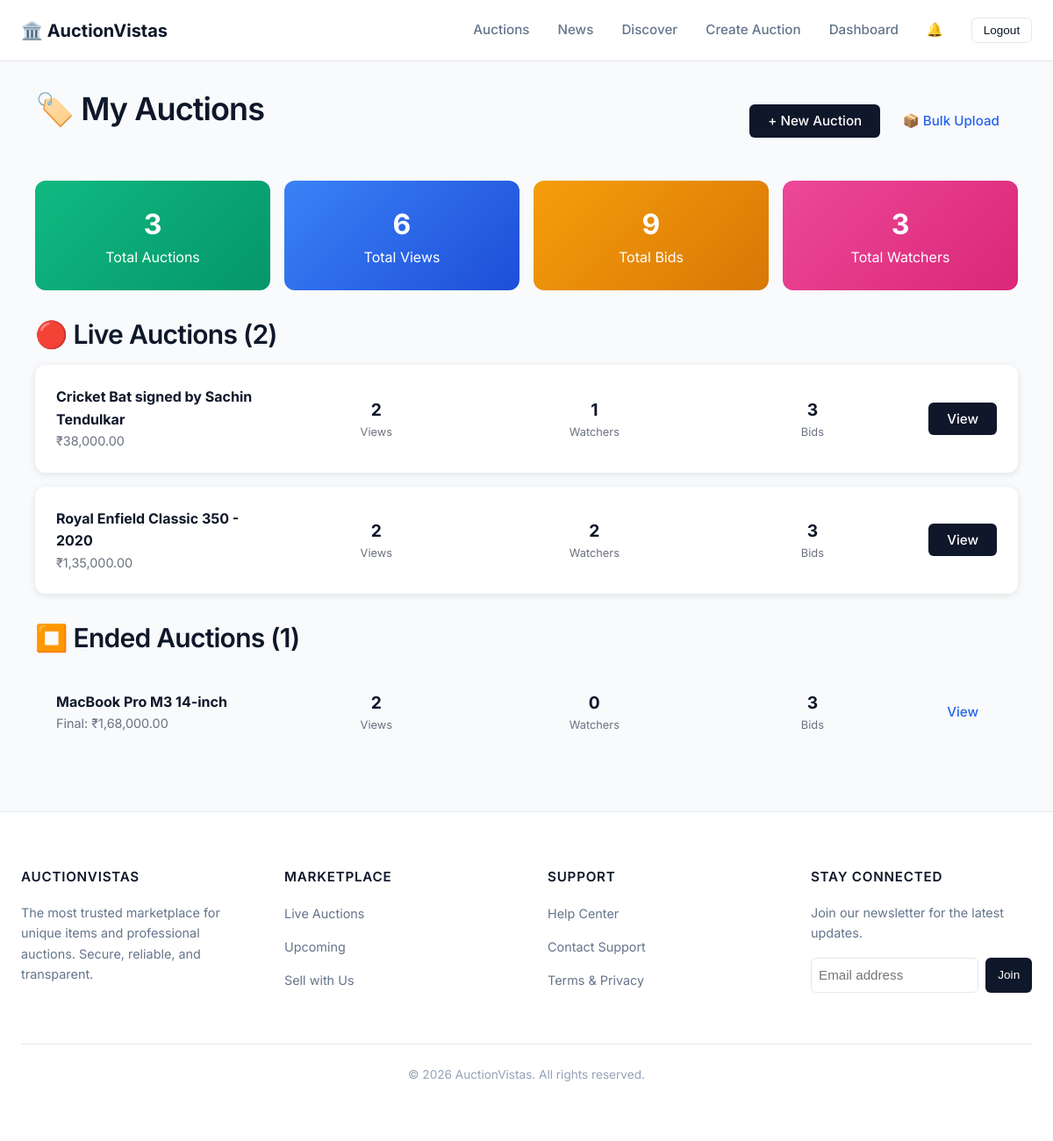
The app's page /dashboard/my-auctions/ (signed in) with its own data.
### auctions/models.py (models this page shows, shortened)
class Auction(models.Model):
    title = models.CharField(max_length=255)
    description = models.TextField()
    starting_price = models.DecimalField(max_digits=20, decimal_places=2)
    current_price = models.DecimalField(max_digits=20, decimal_places=2, default=0)
    end_time = models.DateTimeField()
    owner = models.ForeignKey(User, on_delete=models.CASCADE, related_name='auctions')
    is_active = models.BooleanField(default=True)
    created_at = models.DateTimeField(auto_now_add=True)
    image = models.ImageField(upload_to='auction_images/', null=True, blank=True)
    category = models.ForeignKey(
        Category,
        on_delete=models.SET_NULL,
        null=True,
        blank=True,
        related_name='auctions'
    )
    is_featured = models.BooleanField(default=False)
    featured_order = models.IntegerField(default=0)
    banner_image = models.ImageField(upload_to='auction_banners/', null=True, blank=True)
    view_count = models.PositiveIntegerField(default=0)

### dashboard/views.py (the view, shortened to what this page needs)
# urls.py: path('my-auctions/', views.my_auctions, name='my_auctions'),
@login_required
def my_auctions(request):
    user = request.user
    auctions = Auction.objects.filter(owner=user).order_by('-created_at')
    live_auctions = []
    ended_auctions = []
    draft_auctions = []
    for auction in auctions:
        status = get_auction_status(auction)
        auction.current_status = status
        auction.watcher_count = Watchlist.objects.filter(auction=auction).count()
        auction.bid_count = auction.bids.count()
        if status == 'LIVE':
            live_auctions.append(auction)
        else:
            ended_auctions.append(auction)
    total_views = sum(a.view_count for a in auctions)
    total_bids = sum(a.bid_count for a in auctions)
    total_watchers = sum(a.watcher_count for a in auctions)
    return render(request, 'dashboard/my_auctions.html', {
        'live_auctions': live_auctions,
        'ended_auctions': ended_auctions,
        'draft_auctions': draft_auctions,
        'total_auctions': len(auctions),
        'total_views': total_views,
        'total_bids': total_bids,
        'total_watchers': total_watchers,
    })

### auction_status/utils.py (called while the page is built)
def get_auction_status(auction):
    now = timezone.now()
    if hasattr(auction, "schedule"):
        if now < auction.schedule.start_time:
            return "UPCOMING"
    if auction.is_active and now < auction.end_time:
        return "LIVE"
    return "ENDED"

### auctions/templatetags/indian_format.py (called while the page is built)
def indian_currency(value):
    try:
        value = float(value)
    except (ValueError, TypeError):
        return value
    s = str(int(value))
    if len(s) > 3:
        last3 = s[-3:]
        rest = s[:-3]
        rest = ','.join([rest[max(i-2,0):i] for i in range(len(rest), 0, -2)][::-1]).lstrip(',')
        formatted = rest + ',' + last3
    else:
        formatted = s
    decimals = f"{value:.2f}".split('.')[-1]
    return f"{formatted}.{decimals}"

### news/context_processors.py (called while the page is built)
def latest_news(request):
    try:
        latest_articles = Article.objects.filter(status='published').order_by('-published_at')[:3]
        return {
            'latest_news_articles': latest_articles
        }
    except:
        return {
            'latest_news_articles': []
        }

### dashboard/templates/dashboard/my_auctions.html (shortened to what this page needs)
{% extends 'base.html' %}
{% load indian_format %}
{% block content %}
<div class="container" style="max-width: 1200px; margin: 2rem auto; padding: 0 1rem;">
    <div style="display: flex; justify-content: space-between; align-items: center; margin-bottom: 2rem;">
        <h1>🏷️ My Auctions</h1>
        <div>
            <a href="{% url 'create_auction' %}" class="btn btn-primary">+ New Auction</a>
            <a href="{% url 'bulk_upload_auctions' %}" class="btn btn-secondary">📦 Bulk Upload</a>
        </div>
    </div>
    <div
        style="display: grid; grid-template-columns: repeat(auto-fit, minmax(200px, 1fr)); gap: 1rem; margin-bottom: 2rem;">
        <div
            style="background: linear-gradient(135deg, #10b981, #059669); color: white; padding: 1.5rem; border-radius: 12px; text-align: center;">
            <div style="font-size: 2rem; font-weight: bold;">{{ total_auctions }}</div>
            <div>Total Auctions</div>
        </div>
        <div
            style="background: linear-gradient(135deg, #3b82f6, #1d4ed8); color: white; padding: 1.5rem; border-radius: 12px; text-align: center;">
            <div style="font-size: 2rem; font-weight: bold;">{{ total_views }}</div>
            <div>Total Views</div>
        </div>
        <div
            style="background: linear-gradient(135deg, #f59e0b, #d97706); color: white; padding: 1.5rem; border-radius: 12px; text-align: center;">
            <div style="font-size: 2rem; font-weight: bold;">{{ total_bids }}</div>
            <div>Total Bids</div>
        </div>
        <div
            style="background: linear-gradient(135deg, #ec4899, #db2777); color: white; padding: 1.5rem; border-radius: 12px; text-align: center;">
            <div style="font-size: 2rem; font-weight: bold;">{{ total_watchers }}</div>
            <div>Total Watchers</div>
        </div>
    </div>
    <div style="margin-bottom: 2rem;">
        <h2 style="margin-bottom: 1rem;">🔴 Live Auctions ({{ live_auctions|length }})</h2>
        {% if live_auctions %}
        <div style="display: grid; gap: 1rem;">
            {% for auction in live_auctions %}
            <div
                style="background: white; padding: 1.5rem; border-radius: 12px; box-shadow: 0 2px 8px rgba(0,0,0,0.1); display: grid; grid-template-columns: 1fr 1fr 1fr 1fr auto; align-items: center; gap: 1rem;">
                <div>
                    <strong>{{ auction.title }}</strong>
                    <div style="color: #6b7280; font-size: 0.9rem;">₹{{ auction.current_price|indian_format }}</div>
                </div>
                <div style="text-align: center;">
                    <div style="font-size: 1.2rem; font-weight: bold;">{{ auction.view_count }}</div>
                    <div style="color: #6b7280; font-size: 0.8rem;">Views</div>
                </div>
                <div style="text-align: center;">
                    <div style="font-size: 1.2rem; font-weight: bold;">{{ auction.watcher_count }}</div>
                    <div style="color: #6b7280; font-size: 0.8rem;">Watchers</div>
                </div>
                <div style="text-align: center;">
                    <div style="font-size: 1.2rem; font-weight: bold;">{{ auction.bid_count }}</div>
                    <div style="color: #6b7280; font-size: 0.8rem;">Bids</div>
                </div>
                <a href="{% url 'auction_detail' auction.id %}" class="btn btn-primary">View</a>
            </div>
            {% endfor %}
        </div>
        {% else %}
        <p style="color: #6b7280;">No live auctions at the moment.</p>
        {% endif %}
    </div>
    <div>
        <h2 style="margin-bottom: 1rem;">⏹️ Ended Auctions ({{ ended_auctions|length }})</h2>
        {% if ended_auctions %}
        <div style="display: grid; gap: 1rem;">
            {% for auction in ended_auctions %}
            <div
                style="background: #f8fafc; padding: 1.5rem; border-radius: 12px; display: grid; grid-template-columns: 1fr 1fr 1fr 1fr auto; align-items: center; gap: 1rem;">
                <div>
                    <strong>{{ auction.title }}</strong>
                    <div style="color: #6b7280; font-size: 0.9rem;">Final: ₹{{ auction.current_price|indian_format }}
                    </div>
                </div>
                <div style="text-align: center;">
                    <div style="font-size: 1.2rem; font-weight: bold;">{{ auction.view_count }}</div>
                    <div style="color: #6b7280; font-size: 0.8rem;">Views</div>
                </div>
                <div style="text-align: center;">
                    <div style="font-size: 1.2rem; font-weight: bold;">{{ auction.watcher_count }}</div>
                    <div style="color: #6b7280; font-size: 0.8rem;">Watchers</div>
                </div>
                <div style="text-align: center;">
                    <div style="font-size: 1.2rem; font-weight: bold;">{{ auction.bid_count }}</div>
                    <div style="color: #6b7280; font-size: 0.8rem;">Bids</div>
                </div>
                <a href="{% url 'auction_detail' auction.id %}" class="btn btn-secondary">View</a>
            </div>
            {% endfor %}
        </div>
        {% else %}
        <p style="color: #6b7280;">No ended auctions yet.</p>
        {% endif %}
    </div>
</div>
{% endblock %}

### static/style.css (style rules this page uses)
:root { --primary-color: #0f172a; --primary-hover: #1e293b; --accent-color: #2563eb; --accent-hover: #1d4ed8; --success-color: #059669; --warning-color: #d97706; --danger-color: #dc2626; --bg-body: #f8fafc; --bg-surface: #ffffff; --bg-secondary: #f1f5f9; --text-main: #0f172a; --text-secondary: #64748b; --text-muted: #94a3b8; --text-on-primary: #ffffff; --border-color: #e2e8f0; --border-focus: #2563eb; --radius-sm: 4px; --radius-md: 6px; --radius-lg: 8px; --shadow-sm: 0 1px 2px 0 rgb(0 0 0 / 0.05); --shadow-md: 0 4px 6px -1px rgb(0 0 0 / 0.1), 0 2px 4px -2px rgb(0 0 0 / 0.1); --shadow-lg: 0 10px 15px -3px rgb(0 0 0 / 0.1), 0 4px 6px -4px rgb(0 0 0 / 0.1); --container-width: 1200px; --header-height: 70px; }
*, *::before, *::after { box-sizing: border-box; }
body { margin: 0; padding: 0; font-family: 'Inter', -apple-system, BlinkMacSystemFont, "Segoe UI", Roboto, "Helvetica Neue", Arial, sans-serif; background-color: var(--bg-body); color: var(--text-main); line-height: 1.6; -webkit-font-smoothing: antialiased; }
a { color: var(--accent-color); text-decoration: none; transition: color 0.15s ease; }
h1, h2, h3, h4, h5, h6 { margin-top: 0; margin-bottom: 0.75em; font-weight: 600; line-height: 1.25; color: var(--text-main); }
h1 { font-size: 2.25rem; letter-spacing: -0.025em; }
h2 { font-size: 1.875rem; letter-spacing: -0.025em; }
.container { width: 100%; max-width: var(--container-width); margin: 0 auto; padding: 0 1.5rem; }
.btn { display: inline-flex; align-items: center; justify-content: center; padding: 0.625rem 1.25rem; font-size: 0.95rem; font-weight: 500; border-radius: var(--radius-md); cursor: pointer; transition: all 0.15s ease; line-height: 1; text-decoration: none !important; border: 1px solid transparent; }
.btn-primary { background-color: var(--primary-color); color: var(--text-on-primary); }

### records on screen
Auction: title "Cricket Bat signed by Sachin Tendulkar", current_price|indian_format "38,000.00", view_count "2", watcher_count "1", bid_count "3"
Auction: title "Royal Enfield Classic 350 - 2020", current_price|indian_format "1,35,000.00", view_count "2", watcher_count "2", bid_count "3"
Auction: title "MacBook Pro M3 14-inch", current_price|indian_format "1,68,000.00", view_count "2", watcher_count "0", bid_count "3"

### other values on screen
{{ total_auctions }} "3"
{{ total_views }} "6"
{{ total_bids }} "9"
{{ total_watchers }} "3"
{{ live_auctions|length }} "2"
{{ ended_auctions|length }} "1"
